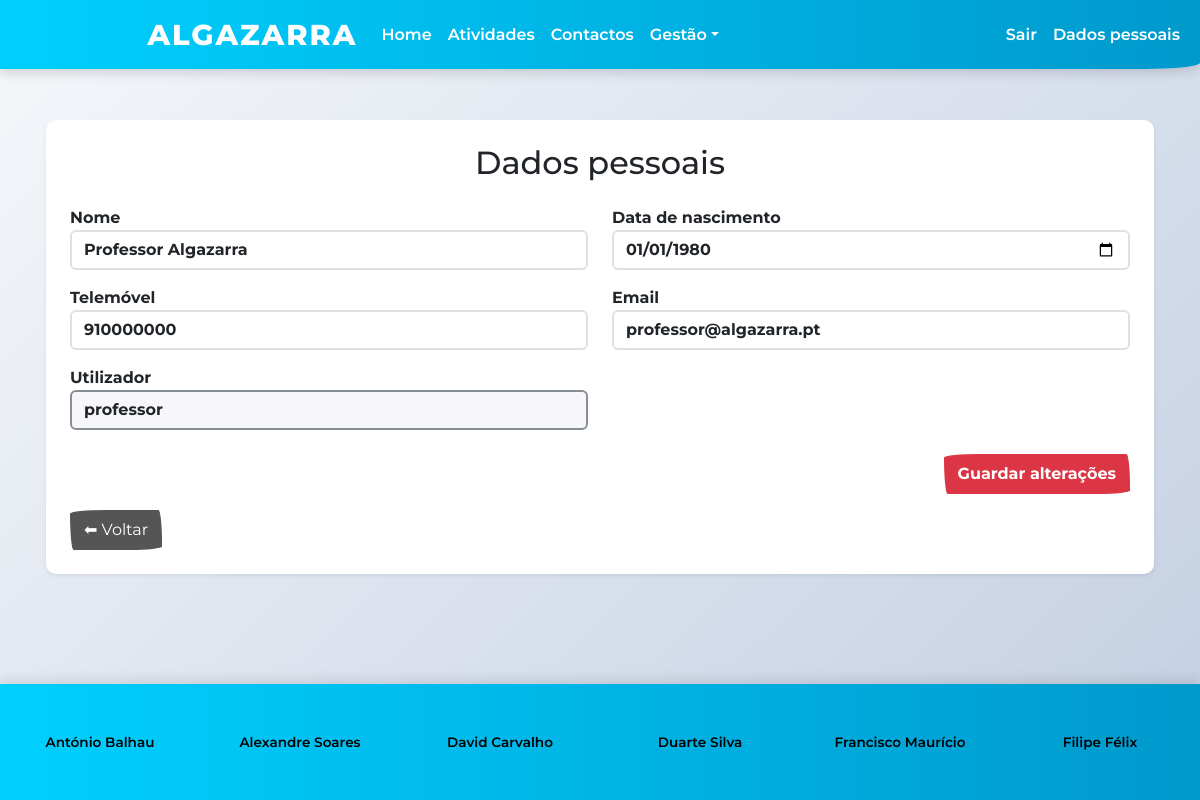
/dados.php (signed in), run on the app's committed database.
### tables this page shows
CREATE TABLE IF NOT EXISTS utilizador (
  id int(11) NOT NULL AUTO_INCREMENT,
  user varchar(30) NOT NULL,
  nome varchar(100) NOT NULL,
  data_nascimento date NOT NULL,
  telemovel varchar(20) NOT NULL,
  email varchar(100) NOT NULL,
  pwd varchar(200) NOT NULL,
  nivel int(11) NOT NULL DEFAULT 2,
  PRIMARY KEY (id)
);

### dados.php (the view, shortened to what this page needs)
<?php
$id_user = $_SESSION['id_user'];
$sql = "SELECT * FROM utilizador WHERE id = $id_user";
$res = mysqli_query($conn, $sql);
$dados = mysqli_fetch_assoc($res);
?>
    <link rel="stylesheet" href="bootstrap.min.css">
    <link rel="stylesheet" href="style.css">
<nav class="fixed-top navbar navbar-expand-lg" style="background-color: #00d0ff; border: none;" data-bs-theme="light">
    <div class="container-fluid">
        <div class="collapse navbar-collapse justify-content-center" id="navbarColor01">
            <ul class="navbar-nav mx-auto align-items-center justify-content-center">
                <a class="navbar-brand" href="index.php">ALGAZARRA</a>
                <li class="nav-item">
                    <a class="nav-link" href="index.php">Home</a>
                </li>
                <li class="nav-item">
                    <a class="nav-link" href="atividades.php">Atividades</a>
                </li>
                <li class="nav-item">
                    <a class="nav-link" href="contactos.php">Contactos</a>
                </li>
                <?php
                if (isset($_SESSION['id_user']) && $_SESSION['nivel'] == 1) {
                    echo '<li class="nav-item dropdown">';
                    echo '<a class="nav-link dropdown-toggle" href="#" id="navbarDropdownAdmin" role="button" data-bs-toggle="dropdown" aria-expanded="false">Gestão</a>';
                    echo '</li>';
                }
                ?>
            </ul>
            <ul class="navbar-nav ms-auto">
                <?php
                if (isset($_SESSION['id_user']) && isset($_SESSION['nivel'])) {
                    echo '<li class="nav-item"><a class="nav-link" href="logout.php">Sair</a></li>';
                }
                echo '<li class="nav-item">';
                if (isset($_SESSION['id_user']) && isset($_SESSION['nivel'])) {
                    echo '<a class="nav-link" href="dados.php">Dados pessoais</a>';
                } else {
                    echo '<a class="nav-link" href="login.php">Login</a>';
                }
                ?>
                </li>
            </ul>
        </div>
    </div>
</nav>
	<div class="container" style="padding:2vh;">
<div class="card shadow-sm p-4">
<h2 class="text-center">Dados pessoais</h2>
<form action="alterar_dados.php" method="post">
    <div class="row">
        <div class="col-md-6 mt-3">
            <label>Nome</label>
            <input type="text" name="nome" class="form-control" value="<?= $dados['nome'] ?>" required>
        </div>
        <div class="col-md-6 mt-3">
            <label>Data de nascimento</label>
            <input type="date" name="data_nascimento" class="form-control" value="<?= $dados['data_nascimento'] ?>" required>
        </div>
        <div class="col-md-6 mt-3">
            <label>Telemóvel</label>
            <input type="text" name="telemovel" class="form-control" value="<?= $dados['telemovel'] ?>" required>
        </div>
        <div class="col-md-6 mt-3">
            <label>Email</label>
            <input type="email" name="email" class="form-control" value="<?= $dados['email'] ?>" required>
        </div>
        <div class="col-md-6 mt-3">
            <label>Utilizador</label>
            <input type="text" class="form-control" value="<?= $dados['user'] ?>" disabled>
        </div>
    </div>
    <div class="text-end mt-4">
        <button type="submit" class="btn btn-danger fw-bold">
            Guardar alterações
        </button>
    </div>
</form>
<div class="text-start mt-3">
    <a href="index.php" class="btn btn-secondary">
        ⬅ Voltar
    </a>
</div>
</div>
</div>
<?php include './rodape.php'; ?>
</body>
</html>

### style.css (style rules this page uses)
* { margin: 0; padding: 0; box-sizing: border-box; }
.navbar { background: linear-gradient(90deg, #00d0ff 0%, #0099cc 100%) !important; box-shadow: 0 4px 12px rgba(0, 0, 0, 0.15); }
.navbar-brand { font-weight: 800; font-size: 1.8rem; letter-spacing: 2px; color: white !important; text-transform: uppercase; }
.nav-link { font-weight: 600; color: white !important; }
.card { border: none; border-radius: 10px; box-shadow: 0 4px 12px rgba(0, 0, 0, 0.1); transition: all 0.3s ease; background: white; overflow: hidden; }
.form-control, .form-select { border: 2px solid #e0e0e0; border-radius: 6px; }
.container { padding-top: 120px !important; padding-bottom: 120px !important; }

### data on the page
utilizador: nome "Professor Algazarra", data_nascimento "01/01/1980", telemovel "910000000", email "professor@algazarra.pt", user "professor"
